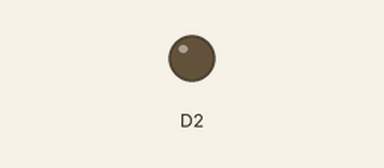
Recording of a sketch running on a simulated ESP8266 (NodeMCU). Parts: output pins drawn as LEDs (lit = HIGH).

Above: at 0.05 s.
At 0.65 s:
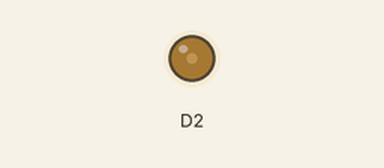
At 1.25 s:
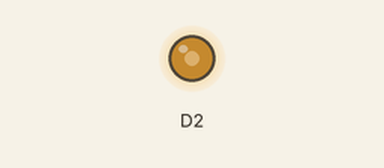
At 2.5 s:
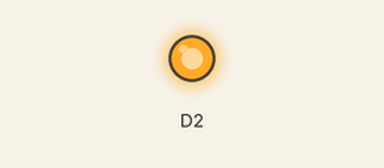
Timing chart, 0 to 5.8 s (numbered marks = the images above):
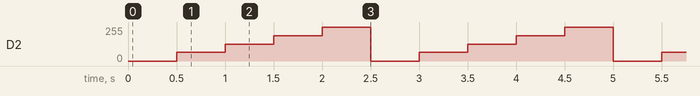

The sketch:

PWM.ino
```cpp
void setup()
{
  pinMode(D2, OUTPUT);
}


void loop()
{
  analogWrite(D2,0);
  delay (500);
  analogWrite(D2,64);
  delay (500);
  analogWrite(D2,127);
  delay (500);
  analogWrite(D2,191);
  delay (500);
  analogWrite(D2,255);
  delay (500);
}
```

Measured:
- by itself, D2: repeats every 2.5 s: 127/255 0.50 s, 191/255 0.50 s, 255/255 0.50 s, 0/255 0.50 s, 64/255 0.50 s
